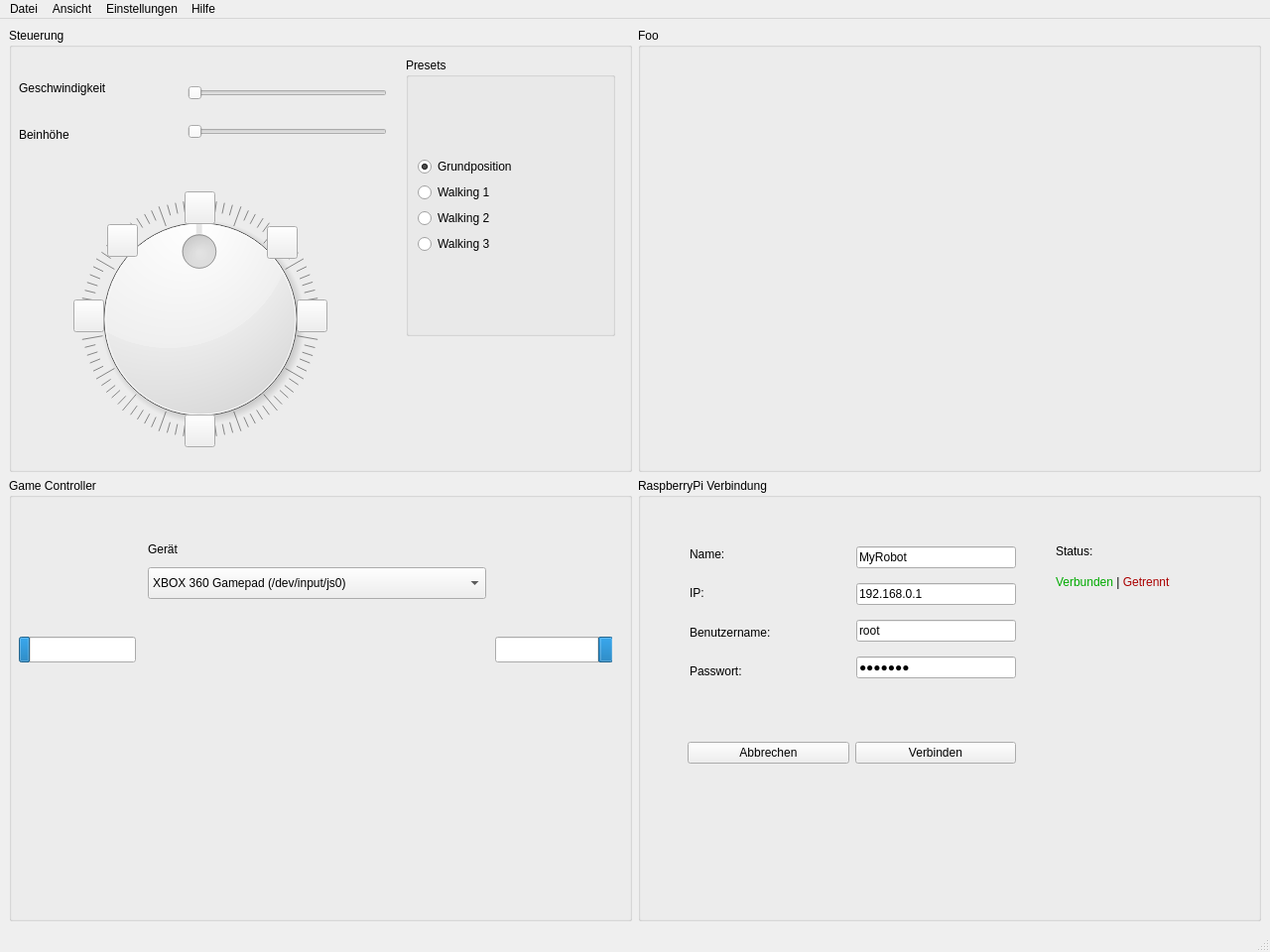
<?xml version="1.0" encoding="UTF-8"?>
<ui version="4.0">
 <class>MainWindow</class>
 <widget class="QMainWindow" name="MainWindow">
  <property name="geometry">
   <rect>
    <x>0</x>
    <y>0</y>
    <width>1280</width>
    <height>960</height>
   </rect>
  </property>
  <property name="sizePolicy">
   <sizepolicy hsizetype="Preferred" vsizetype="Preferred">
    <horstretch>0</horstretch>
    <verstretch>0</verstretch>
   </sizepolicy>
  </property>
  <property name="windowTitle">
   <string>Hexapod Steuerungssoftware</string>
  </property>
  <widget class="QWidget" name="centralwidget">
   <layout class="QGridLayout" name="gridLayout_2">
    <item row="1" column="0">
     <widget class="QGroupBox" name="gamepadGroup">
      <property name="title">
       <string>Game Controller</string>
      </property>
      <widget class="QPushButton" name="lt_Button">
       <property name="geometry">
        <rect>
         <x>30</x>
         <y>40</y>
         <width>51</width>
         <height>101</height>
        </rect>
       </property>
       <property name="styleSheet">
        <string notr="true">border-image: url(:/data/files/quickGamepad/xboxControllerLeftTrigger.png);</string>
       </property>
       <property name="text">
        <string/>
       </property>
       <property name="flat">
        <bool>true</bool>
       </property>
      </widget>
      <widget class="QPushButton" name="startButton">
       <property name="geometry">
        <rect>
         <x>360</x>
         <y>160</y>
         <width>51</width>
         <height>51</height>
        </rect>
       </property>
       <property name="styleSheet">
        <string notr="true">border-image: url(:/data/files/quickGamepad/xboxControllerStart.png);</string>
       </property>
       <property name="text">
        <string/>
       </property>
       <property name="flat">
        <bool>true</bool>
       </property>
      </widget>
      <widget class="QPushButton" name="rb_Button">
       <property name="geometry">
        <rect>
         <x>490</x>
         <y>200</y>
         <width>121</width>
         <height>51</height>
        </rect>
       </property>
       <property name="styleSheet">
        <string notr="true">border-image: url(:/data/files/quickGamepad/xboxControllerRightShoulder.png);</string>
       </property>
       <property name="text">
        <string/>
       </property>
       <property name="flat">
        <bool>true</bool>
       </property>
      </widget>
      <widget class="QPushButton" name="xboxButton">
       <property name="geometry">
        <rect>
         <x>260</x>
         <y>150</y>
         <width>81</width>
         <height>81</height>
        </rect>
       </property>
       <property name="styleSheet">
        <string notr="true">border-image: url(:/data/files/quickGamepad/xboxControllerButtonGuide.png);</string>
       </property>
       <property name="text">
        <string/>
       </property>
       <property name="flat">
        <bool>true</bool>
       </property>
      </widget>
      <widget class="QPushButton" name="lb_Button">
       <property name="geometry">
        <rect>
         <x>10</x>
         <y>200</y>
         <width>121</width>
         <height>51</height>
        </rect>
       </property>
       <property name="styleSheet">
        <string notr="true">border-image: url(:/data/files/quickGamepad/xboxControllerLeftShoulder.png);</string>
       </property>
       <property name="text">
        <string/>
       </property>
       <property name="flat">
        <bool>true</bool>
       </property>
      </widget>
      <widget class="QPushButton" name="x_Button">
       <property name="geometry">
        <rect>
         <x>480</x>
         <y>320</y>
         <width>51</width>
         <height>51</height>
        </rect>
       </property>
       <property name="styleSheet">
        <string notr="true">border-image: url(:/data/files/quickGamepad/xboxControllerButtonX.png);</string>
       </property>
       <property name="text">
        <string/>
       </property>
       <property name="flat">
        <bool>true</bool>
       </property>
      </widget>
      <widget class="QPushButton" name="analog_r_Button">
       <property name="geometry">
        <rect>
         <x>330</x>
         <y>290</y>
         <width>101</width>
         <height>101</height>
        </rect>
       </property>
       <property name="styleSheet">
        <string notr="true">border-image: url(:/data/files/quickGamepad/xboxControllerRightThumbstick.png);</string>
       </property>
       <property name="text">
        <string/>
       </property>
       <property name="flat">
        <bool>true</bool>
       </property>
      </widget>
      <widget class="QPushButton" name="analog_l_Button">
       <property name="geometry">
        <rect>
         <x>180</x>
         <y>290</y>
         <width>101</width>
         <height>101</height>
        </rect>
       </property>
       <property name="styleSheet">
        <string notr="true">border-image: url(:/data/files/quickGamepad/xboxControllerLeftThumbstick.png);</string>
       </property>
       <property name="text">
        <string/>
       </property>
       <property name="flat">
        <bool>true</bool>
       </property>
      </widget>
      <widget class="QPushButton" name="rt_Button">
       <property name="geometry">
        <rect>
         <x>550</x>
         <y>40</y>
         <width>51</width>
         <height>111</height>
        </rect>
       </property>
       <property name="styleSheet">
        <string notr="true">border-image: url(:/data/files/quickGamepad/xboxControllerRightTrigger.png);</string>
       </property>
       <property name="text">
        <string/>
       </property>
       <property name="flat">
        <bool>true</bool>
       </property>
      </widget>
      <widget class="QPushButton" name="b_Button">
       <property name="geometry">
        <rect>
         <x>560</x>
         <y>320</y>
         <width>51</width>
         <height>51</height>
        </rect>
       </property>
       <property name="styleSheet">
        <string notr="true">border-image: url(:/data/files/quickGamepad/xboxControllerButtonB.png);</string>
       </property>
       <property name="text">
        <string/>
       </property>
       <property name="flat">
        <bool>true</bool>
       </property>
      </widget>
      <widget class="QPushButton" name="a_Button">
       <property name="geometry">
        <rect>
         <x>520</x>
         <y>360</y>
         <width>51</width>
         <height>51</height>
        </rect>
       </property>
       <property name="styleSheet">
        <string notr="true">border-image: url(:/data/files/quickGamepad/xboxControllerButtonA.png);</string>
       </property>
       <property name="text">
        <string/>
       </property>
       <property name="flat">
        <bool>true</bool>
       </property>
      </widget>
      <widget class="QPushButton" name="backButton">
       <property name="geometry">
        <rect>
         <x>200</x>
         <y>160</y>
         <width>51</width>
         <height>51</height>
        </rect>
       </property>
       <property name="styleSheet">
        <string notr="true">border-image: url(:/data/files/quickGamepad/xboxControllerBack.png);</string>
       </property>
       <property name="text">
        <string/>
       </property>
       <property name="flat">
        <bool>true</bool>
       </property>
      </widget>
      <widget class="QPushButton" name="y_Button">
       <property name="geometry">
        <rect>
         <x>520</x>
         <y>280</y>
         <width>51</width>
         <height>51</height>
        </rect>
       </property>
       <property name="styleSheet">
        <string notr="true">border-image: url(:/data/files/quickGamepad/xboxControllerButtonY.png);</string>
       </property>
       <property name="text">
        <string/>
       </property>
       <property name="flat">
        <bool>true</bool>
       </property>
      </widget>
      <widget class="QPushButton" name="d_pad_Button">
       <property name="geometry">
        <rect>
         <x>20</x>
         <y>290</y>
         <width>111</width>
         <height>111</height>
        </rect>
       </property>
       <property name="styleSheet">
        <string notr="true">border-image: url(:/data/files/quickGamepad/xboxControllerDPad.png);</string>
       </property>
       <property name="text">
        <string/>
       </property>
       <property name="flat">
        <bool>true</bool>
       </property>
      </widget>
      <widget class="QProgressBar" name="lt_progressBar">
       <property name="geometry">
        <rect>
         <x>10</x>
         <y>160</y>
         <width>118</width>
         <height>26</height>
        </rect>
       </property>
       <property name="value">
        <number>10</number>
       </property>
       <property name="textVisible">
        <bool>false</bool>
       </property>
      </widget>
      <widget class="QProgressBar" name="rt_progressBar">
       <property name="geometry">
        <rect>
         <x>490</x>
         <y>160</y>
         <width>118</width>
         <height>26</height>
        </rect>
       </property>
       <property name="styleSheet">
        <string notr="true"/>
       </property>
       <property name="value">
        <number>10</number>
       </property>
       <property name="textVisible">
        <bool>false</bool>
       </property>
       <property name="orientation">
        <enum>Qt::Horizontal</enum>
       </property>
       <property name="invertedAppearance">
        <bool>true</bool>
       </property>
      </widget>
      <widget class="QLabel" name="devie_name_label">
       <property name="geometry">
        <rect>
         <x>140</x>
         <y>60</y>
         <width>121</width>
         <height>24</height>
        </rect>
       </property>
       <property name="text">
        <string>Gerät</string>
       </property>
      </widget>
      <widget class="QComboBox" name="comboBox">
       <property name="geometry">
        <rect>
         <x>140</x>
         <y>90</y>
         <width>341</width>
         <height>32</height>
        </rect>
       </property>
       <item>
        <property name="text">
         <string>XBOX 360 Gamepad (/dev/input/js0)</string>
        </property>
       </item>
       <item>
        <property name="text">
         <string>Playstation Gamepad (/dev/input/js1)</string>
        </property>
       </item>
      </widget>
     </widget>
    </item>
    <item row="0" column="0">
     <widget class="QGroupBox" name="controlGroup">
      <property name="title">
       <string>Steuerung</string>
      </property>
      <widget class="QDial" name="dial">
       <property name="geometry">
        <rect>
         <x>72</x>
         <y>173</y>
         <width>241</width>
         <height>241</height>
        </rect>
       </property>
       <property name="minimum">
        <number>1</number>
       </property>
       <property name="maximum">
        <number>360</number>
       </property>
       <property name="value">
        <number>180</number>
       </property>
       <property name="orientation">
        <enum>Qt::Horizontal</enum>
       </property>
       <property name="invertedAppearance">
        <bool>false</bool>
       </property>
       <property name="wrapping">
        <bool>true</bool>
       </property>
       <property name="notchesVisible">
        <bool>true</bool>
       </property>
      </widget>
      <widget class="QGroupBox" name="preset_groupBox">
       <property name="geometry">
        <rect>
         <x>400</x>
         <y>30</y>
         <width>211</width>
         <height>281</height>
        </rect>
       </property>
       <property name="title">
        <string>Presets</string>
       </property>
       <layout class="QGridLayout" name="gridLayout_3">
        <item row="0" column="0">
         <layout class="QGridLayout" name="radiobutton_gridLayout">
          <item row="0" column="0">
           <widget class="QRadioButton" name="default_radioButton">
            <property name="text">
             <string>Grundposition</string>
            </property>
            <property name="checked">
             <bool>true</bool>
            </property>
           </widget>
          </item>
          <item row="1" column="0">
           <widget class="QRadioButton" name="walking_1_radioButton">
            <property name="text">
             <string>Walking 1</string>
            </property>
           </widget>
          </item>
          <item row="2" column="0">
           <widget class="QRadioButton" name="walking_2_radioButton">
            <property name="text">
             <string>Walking 2</string>
            </property>
           </widget>
          </item>
          <item row="3" column="0">
           <widget class="QRadioButton" name="walking_3_radioButton">
            <property name="text">
             <string>Walking 3</string>
            </property>
           </widget>
          </item>
         </layout>
        </item>
       </layout>
      </widget>
      <widget class="QWidget" name="layoutWidget">
       <property name="geometry">
        <rect>
         <x>10</x>
         <y>40</y>
         <width>134</width>
         <height>88</height>
        </rect>
       </property>
       <layout class="QVBoxLayout" name="label_Layout">
        <item>
         <widget class="QLabel" name="speed_label">
          <property name="text">
           <string>Geschwindigkeit</string>
          </property>
         </widget>
        </item>
        <item>
         <widget class="QLabel" name="leg_height_label">
          <property name="text">
           <string>Beinhöhe</string>
          </property>
         </widget>
        </item>
       </layout>
      </widget>
      <widget class="QWidget" name="layoutWidget">
       <property name="geometry">
        <rect>
         <x>180</x>
         <y>40</y>
         <width>201</width>
         <height>91</height>
        </rect>
       </property>
       <layout class="QVBoxLayout" name="slider_Layout">
        <item>
         <widget class="QSlider" name="speed_hSlider">
          <property name="orientation">
           <enum>Qt::Horizontal</enum>
          </property>
         </widget>
        </item>
        <item>
         <widget class="QSlider" name="leg_height_hSlider">
          <property name="orientation">
           <enum>Qt::Horizontal</enum>
          </property>
         </widget>
        </item>
       </layout>
      </widget>
      <widget class="QLabel" name="kreis">
       <property name="geometry">
        <rect>
         <x>55</x>
         <y>157</y>
         <width>275</width>
         <height>275</height>
        </rect>
       </property>
       <property name="styleSheet">
        <string notr="true">border-image: url(:/data/files/ui-elements/kreisi-01-01.png);</string>
       </property>
       <property name="text">
        <string/>
       </property>
      </widget>
      <widget class="QLabel" name="label_11">
       <property name="geometry">
        <rect>
         <x>186</x>
         <y>198</y>
         <width>31</width>
         <height>21</height>
        </rect>
       </property>
       <property name="styleSheet">
        <string notr="true">border-image: url(:/data/files/pfeil-01.png);</string>
       </property>
       <property name="text">
        <string/>
       </property>
      </widget>
      <widget class="QLabel" name="label_12">
       <property name="geometry">
        <rect>
         <x>130</x>
         <y>250</y>
         <width>31</width>
         <height>21</height>
        </rect>
       </property>
       <property name="styleSheet">
        <string notr="true">border-image: url(:/data/files/pfeil-01.png);</string>
       </property>
       <property name="text">
        <string/>
       </property>
      </widget>
      <widget class="QLabel" name="label_13">
       <property name="geometry">
        <rect>
         <x>250</x>
         <y>250</y>
         <width>31</width>
         <height>21</height>
        </rect>
       </property>
       <property name="styleSheet">
        <string notr="true">border-image: url(:/data/files/pfeil-01.png);</string>
       </property>
       <property name="text">
        <string/>
       </property>
      </widget>
      <widget class="QLabel" name="label_14">
       <property name="geometry">
        <rect>
         <x>180</x>
         <y>320</y>
         <width>31</width>
         <height>21</height>
        </rect>
       </property>
       <property name="styleSheet">
        <string notr="true">border-image: url(:/data/files/pfeil-01.png);</string>
       </property>
       <property name="text">
        <string/>
       </property>
      </widget>
      <widget class="QLabel" name="label_15">
       <property name="geometry">
        <rect>
         <x>140</x>
         <y>210</y>
         <width>31</width>
         <height>21</height>
        </rect>
       </property>
       <property name="styleSheet">
        <string notr="true">border-image: url(:/data/files/pfeil-01.png);</string>
       </property>
       <property name="text">
        <string/>
       </property>
      </widget>
      <widget class="QLabel" name="label_16">
       <property name="geometry">
        <rect>
         <x>220</x>
         <y>210</y>
         <width>31</width>
         <height>21</height>
        </rect>
       </property>
       <property name="styleSheet">
        <string notr="true">border-image: url(:/data/files/pfeil-01.png);</string>
       </property>
       <property name="text">
        <string/>
       </property>
      </widget>
      <widget class="QLabel" name="label_17">
       <property name="geometry">
        <rect>
         <x>90</x>
         <y>192</y>
         <width>200</width>
         <height>200</height>
        </rect>
       </property>
       <property name="styleSheet">
        <string notr="true">border-image: url(:/data/files/ui-elements/kreisi-01-01.png);</string>
       </property>
       <property name="text">
        <string/>
       </property>
      </widget>
      <widget class="QPushButton" name="arrow_left_Button">
       <property name="geometry">
        <rect>
         <x>65</x>
         <y>274</y>
         <width>31</width>
         <height>33</height>
        </rect>
       </property>
       <property name="styleSheet">
        <string notr="true">border-image: url(:/data/files/ui-elements/arrow_left.png);</string>
       </property>
       <property name="text">
        <string/>
       </property>
      </widget>
      <widget class="QPushButton" name="arrow_left_up_Button">
       <property name="geometry">
        <rect>
         <x>99</x>
         <y>198</y>
         <width>31</width>
         <height>33</height>
        </rect>
       </property>
       <property name="styleSheet">
        <string notr="true">border-image: url(:/data/files/ui-elements/arrow_left-up-01.png);</string>
       </property>
       <property name="text">
        <string/>
       </property>
      </widget>
      <widget class="QPushButton" name="arrow_up_Button">
       <property name="geometry">
        <rect>
         <x>177</x>
         <y>165</y>
         <width>31</width>
         <height>33</height>
        </rect>
       </property>
       <property name="styleSheet">
        <string notr="true">border-image: url(:/data/files/ui-elements/arrow_up-01.png);</string>
       </property>
       <property name="text">
        <string/>
       </property>
      </widget>
      <widget class="QPushButton" name="arrow_right_up_Button">
       <property name="geometry">
        <rect>
         <x>260</x>
         <y>200</y>
         <width>31</width>
         <height>33</height>
        </rect>
       </property>
       <property name="styleSheet">
        <string notr="true">border-image: url(:/data/files/ui-elements/arrow_right-up-01.png);</string>
       </property>
       <property name="text">
        <string/>
       </property>
      </widget>
      <widget class="QPushButton" name="arrow_right_Button">
       <property name="geometry">
        <rect>
         <x>290</x>
         <y>274</y>
         <width>31</width>
         <height>33</height>
        </rect>
       </property>
       <property name="styleSheet">
        <string notr="true">border-image: url(:/data/files/ui-elements/arrow_right-01.png);</string>
       </property>
       <property name="text">
        <string/>
       </property>
      </widget>
      <widget class="QPushButton" name="arrow_down_Button">
       <property name="geometry">
        <rect>
         <x>177</x>
         <y>390</y>
         <width>31</width>
         <height>33</height>
        </rect>
       </property>
       <property name="styleSheet">
        <string notr="true">border-image: url(:/data/files/ui-elements/arrow_down-01.png);</string>
       </property>
       <property name="text">
        <string/>
       </property>
      </widget>
      <zorder>label_17</zorder>
      <zorder>kreis</zorder>
      <zorder>dial</zorder>
      <zorder>preset_groupBox</zorder>
      <zorder>layoutWidget</zorder>
      <zorder>layoutWidget</zorder>
      <zorder>label_11</zorder>
      <zorder>label_12</zorder>
      <zorder>label_13</zorder>
      <zorder>label_14</zorder>
      <zorder>label_15</zorder>
      <zorder>label_16</zorder>
      <zorder>arrow_left_Button</zorder>
      <zorder>arrow_left_up_Button</zorder>
      <zorder>arrow_up_Button</zorder>
      <zorder>arrow_right_up_Button</zorder>
      <zorder>arrow_right_Button</zorder>
      <zorder>arrow_down_Button</zorder>
     </widget>
    </item>
    <item row="0" column="1">
     <widget class="QGroupBox" name="fooGroup">
      <property name="title">
       <string>Foo</string>
      </property>
     </widget>
    </item>
    <item row="1" column="1">
     <widget class="QGroupBox" name="raspiGroup">
      <property name="title">
       <string>RaspberryPi Verbindung</string>
      </property>
      <widget class="QWidget" name="layoutWidget">
       <property name="geometry">
        <rect>
         <x>52</x>
         <y>60</y>
         <width>141</width>
         <height>151</height>
        </rect>
       </property>
       <layout class="QVBoxLayout" name="verticalLayout">
        <item>
         <widget class="QLabel" name="raspi_name_label">
          <property name="text">
           <string>Name:</string>
          </property>
         </widget>
        </item>
        <item>
         <widget class="QLabel" name="ip_address_label">
          <property name="text">
           <string>IP:</string>
          </property>
         </widget>
        </item>
        <item>
         <widget class="QLabel" name="username_label">
          <property name="text">
           <string>Benutzername:</string>
          </property>
         </widget>
        </item>
        <item>
         <widget class="QLabel" name="password_label">
          <property name="text">
           <string>Passwort:</string>
          </property>
         </widget>
        </item>
       </layout>
      </widget>
      <widget class="QWidget" name="layoutWidget">
       <property name="geometry">
        <rect>
         <x>220</x>
         <y>60</y>
         <width>161</width>
         <height>151</height>
        </rect>
       </property>
       <layout class="QVBoxLayout" name="verticalLayout_2">
        <item>
         <widget class="QLineEdit" name="raspi_name_line">
          <property name="text">
           <string>MyRobot</string>
          </property>
         </widget>
        </item>
        <item>
         <widget class="QLineEdit" name="ip_address_line">
          <property name="text">
           <string>192.168.0.1</string>
          </property>
         </widget>
        </item>
        <item>
         <widget class="QLineEdit" name="username_line">
          <property name="text">
           <string>root</string>
          </property>
         </widget>
        </item>
        <item>
         <widget class="QLineEdit" name="password_line">
          <property name="text">
           <string>MyRobot</string>
          </property>
          <property name="echoMode">
           <enum>QLineEdit::Password</enum>
          </property>
         </widget>
        </item>
       </layout>
      </widget>
      <widget class="QWidget" name="layoutWidget">
       <property name="geometry">
        <rect>
         <x>50</x>
         <y>260</y>
         <width>331</width>
         <height>35</height>
        </rect>
       </property>
       <layout class="QHBoxLayout" name="horizontalLayout">
        <item>
         <widget class="QPushButton" name="cancelButton">
          <property name="text">
           <string>Abbrechen</string>
          </property>
         </widget>
        </item>
        <item>
         <widget class="QPushButton" name="connectButton">
          <property name="text">
           <string>Verbinden</string>
          </property>
         </widget>
        </item>
       </layout>
      </widget>
      <widget class="QWidget" name="layoutWidget">
       <property name="geometry">
        <rect>
         <x>421</x>
         <y>61</y>
         <width>181</width>
         <height>57</height>
        </rect>
       </property>
       <layout class="QVBoxLayout" name="verticalLayout_3">
        <item>
         <widget class="QLabel" name="status_label">
          <property name="text">
           <string>Status:</string>
          </property>
         </widget>
        </item>
        <item>
         <widget class="QLabel" name="connection_label">
          <property name="text">
           <string>&lt;html&gt;&lt;head/&gt;&lt;body&gt;&lt;p&gt;&lt;span style=&quot; color:#00aa00;&quot;&gt;Verbunden&lt;/span&gt; | &lt;span style=&quot; color:#aa0000;&quot;&gt;Getrennt&lt;/span&gt;&lt;/p&gt;&lt;/body&gt;&lt;/html&gt;</string>
          </property>
         </widget>
        </item>
       </layout>
      </widget>
     </widget>
    </item>
   </layout>
  </widget>
  <widget class="QMenuBar" name="menubar">
   <property name="geometry">
    <rect>
     <x>0</x>
     <y>0</y>
     <width>1280</width>
     <height>29</height>
    </rect>
   </property>
   <widget class="QMenu" name="menuDatei">
    <property name="title">
     <string>Datei</string>
    </property>
    <addaction name="actionEinstellungn_exportieren"/>
    <addaction name="actionEinstellungn_importieren"/>
    <addaction name="separator"/>
    <addaction name="actionBeenden"/>
   </widget>
   <widget class="QMenu" name="menuAnsicht">
    <property name="title">
     <string>Ansicht</string>
    </property>
    <addaction name="actionStatusleiste_anzeigen"/>
    <addaction name="actionVollbildmodus"/>
    <addaction name="actionTerminal_anzeigen"/>
   </widget>
   <widget class="QMenu" name="menuEinstellungen">
    <property name="title">
     <string>Einstellungen</string>
    </property>
    <widget class="QMenu" name="menuProfile_wechseln">
     <property name="title">
      <string>Profile wechseln</string>
     </property>
     <addaction name="actionStandardprofil"/>
    </widget>
    <addaction name="actionAktuelles_Profil_Bearbeiten"/>
    <addaction name="menuProfile_wechseln"/>
    <addaction name="actionProfile_Bearbeiten"/>
    <addaction name="separator"/>
    <addaction name="actionSprache_Umschalten"/>
    <addaction name="actionKurzbefehle_festlegen"/>
    <addaction name="separator"/>
    <addaction name="actionHexapod_Einrichtung"/>
   </widget>
   <widget class="QMenu" name="menuHilfe">
    <property name="title">
     <string>Hilfe</string>
    </property>
    <addaction name="actionHilfe"/>
    <addaction name="separator"/>
    <addaction name="actionInfo"/>
   </widget>
   <addaction name="menuDatei"/>
   <addaction name="menuAnsicht"/>
   <addaction name="menuEinstellungen"/>
   <addaction name="menuHilfe"/>
  </widget>
  <widget class="QStatusBar" name="statusbar"/>
  <action name="actionEinstellungn_exportieren">
   <property name="text">
    <string>Einstellungn exportieren</string>
   </property>
  </action>
  <action name="actionEinstellungn_importieren">
   <property name="text">
    <string>Einstellungn importieren</string>
   </property>
  </action>
  <action name="actionBeenden">
   <property name="text">
    <string>Beenden</string>
   </property>
   <property name="shortcut">
    <string>Ctrl+Q</string>
   </property>
  </action>
  <action name="actionStatusleiste_anzeigen">
   <property name="checkable">
    <bool>true</bool>
   </property>
   <property name="text">
    <string>Statusleiste anzeigen</string>
   </property>
  </action>
  <action name="actionVollbildmodus">
   <property name="checkable">
    <bool>true</bool>
   </property>
   <property name="text">
    <string>Vollbildmodus</string>
   </property>
   <property name="shortcut">
    <string>F11</string>
   </property>
  </action>
  <action name="actionTerminal_anzeigen">
   <property name="checkable">
    <bool>true</bool>
   </property>
   <property name="text">
    <string>Terminal anzeigen</string>
   </property>
  </action>
  <action name="actionAktuelles_Profil_Bearbeiten">
   <property name="text">
    <string>Aktuelles Profil Bearbeiten</string>
   </property>
  </action>
  <action name="actionProfile_Bearbeiten">
   <property name="text">
    <string>Profile Bearbeiten</string>
   </property>
  </action>
  <action name="actionSprache_Umschalten">
   <property name="text">
    <string>Sprache Umschalten</string>
   </property>
  </action>
  <action name="actionKurzbefehle_festlegen">
   <property name="text">
    <string>Kurzbefehle festlegen</string>
   </property>
  </action>
  <action name="actionHexapod_Einrichtung">
   <property name="text">
    <string>Programm Einrichtung</string>
   </property>
  </action>
  <action name="actionHilfe">
   <property name="text">
    <string>Hilfe</string>
   </property>
   <property name="shortcut">
    <string>F1</string>
   </property>
  </action>
  <action name="actionInfo">
   <property name="text">
    <string>Info</string>
   </property>
  </action>
  <action name="actionStandardprofil">
   <property name="text">
    <string>Standardprofil</string>
   </property>
  </action>
 </widget>
 <resources/>
 <connections/>
</ui>
